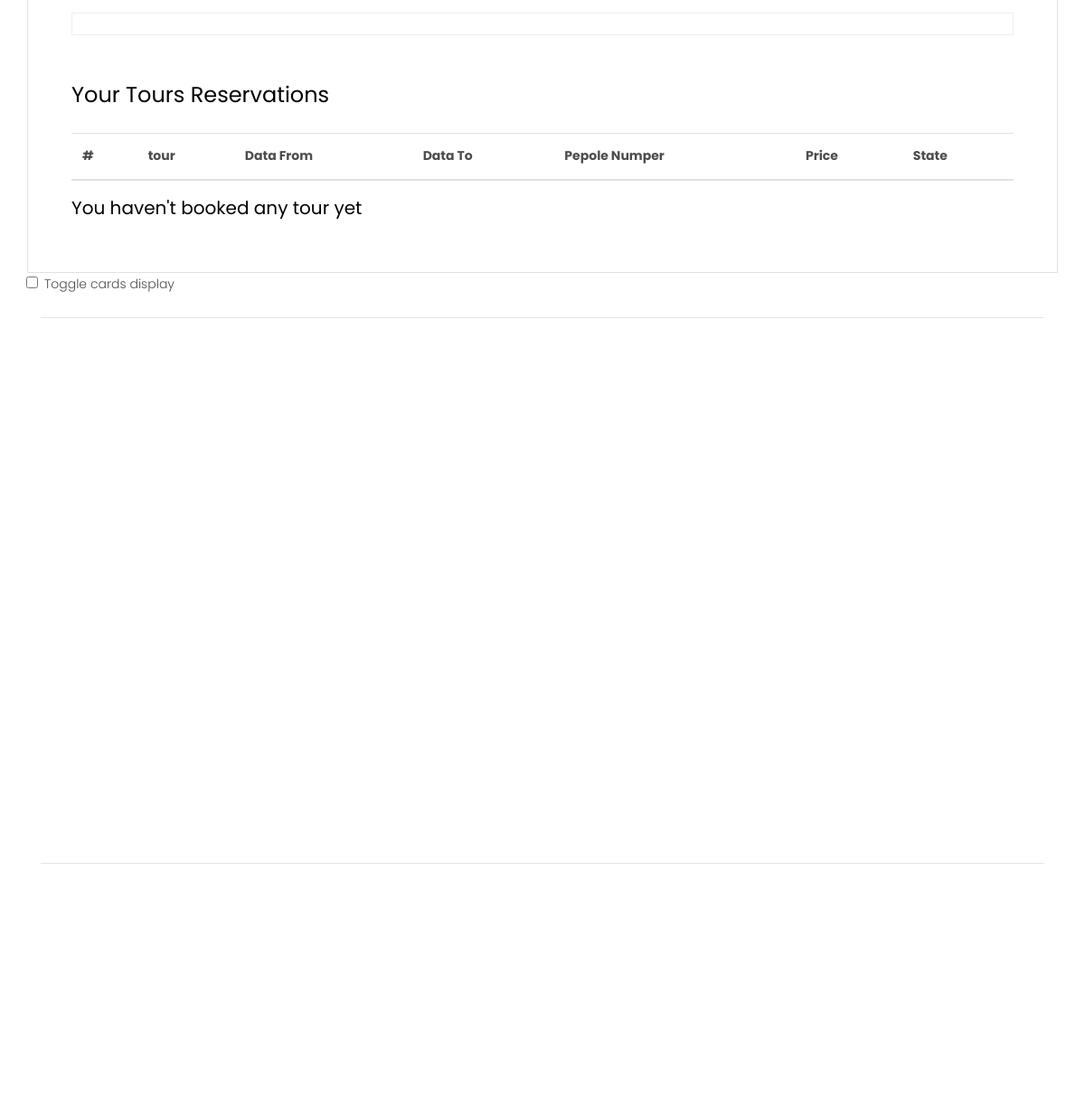
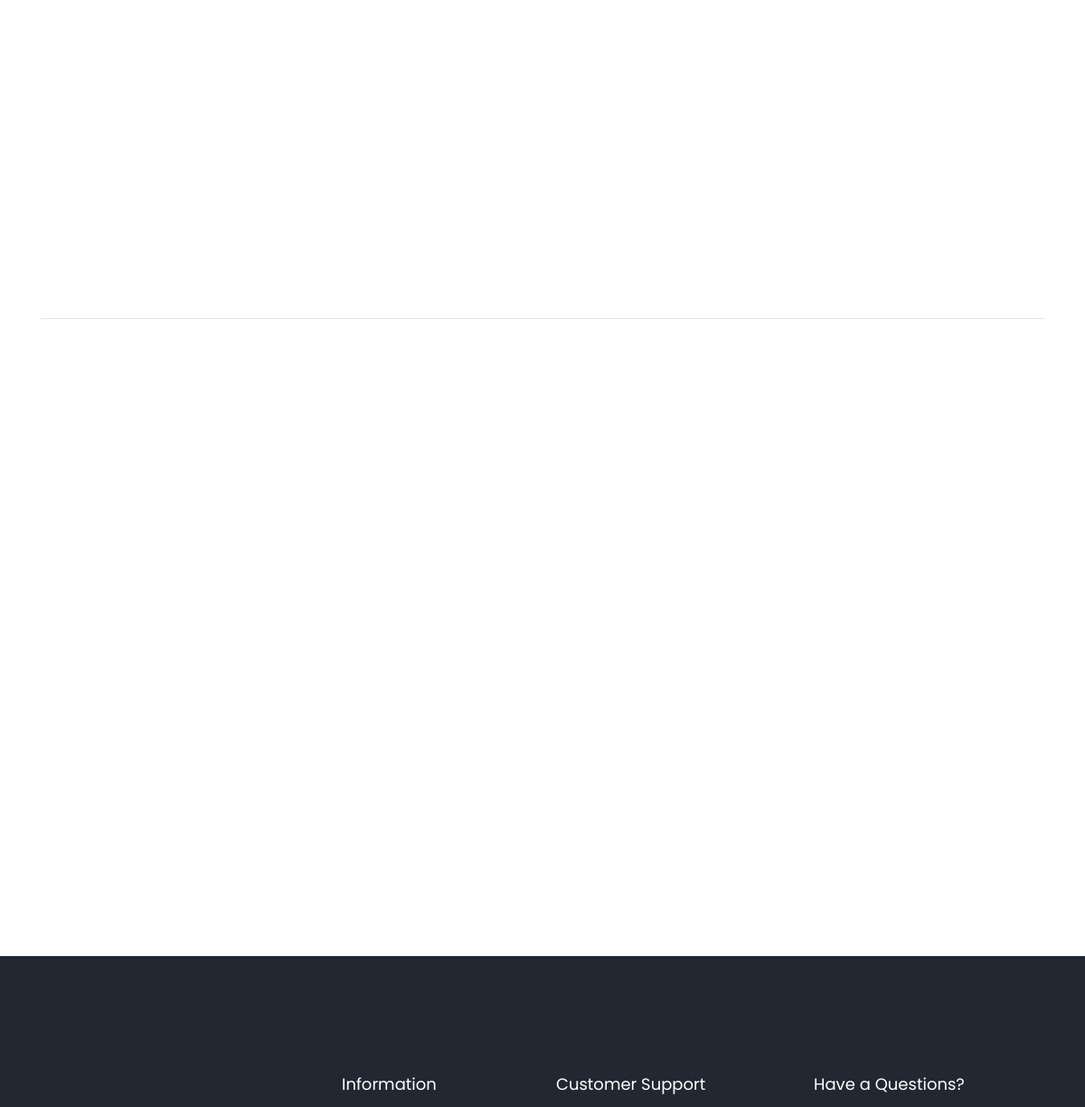
Before: /accounts/profile/admin/ (signed in, middle part) with the older database file (2 pictures, top to bottom).
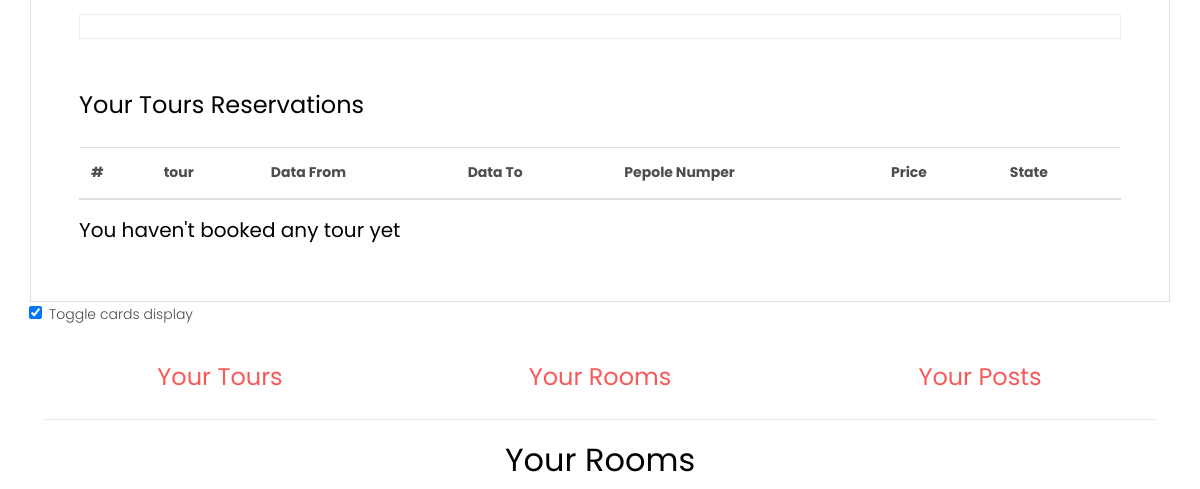
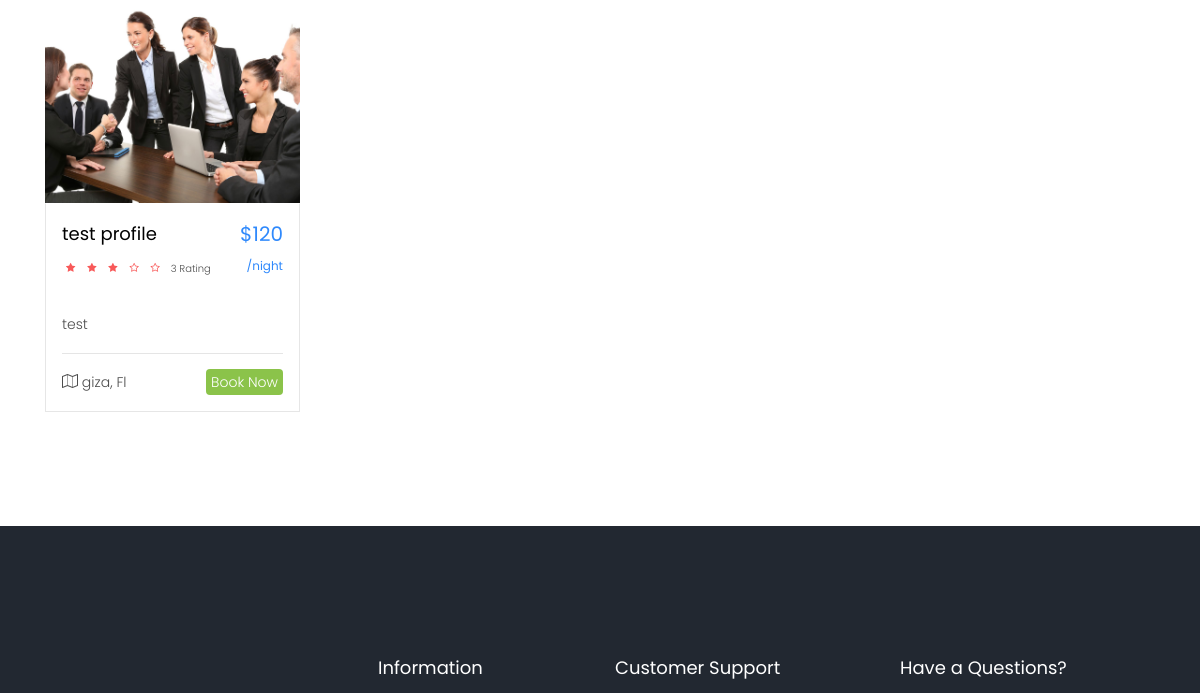
After: the same page with the newer database file (2 pictures, top to bottom).
### accounts/models.py (models this page shows, shortened)
class User(AbstractUser):
    email = models.EmailField('email address',unique=True)
    image = models.ImageField(upload_to=get_profile_image_filepath)
    country = CountryField(blank=True)
    city = models.CharField(max_length = 150,blank=True)
    phone_number = PhoneNumberField(blank=True)
    last_update = models.DateTimeField(auto_now=True)
    slug = models.SlugField(blank=True, null=True)
    toggle_cart_option = models.BooleanField(default=False)
    objects = MyUserManager()
    def get_profile_image_filename(self):
        if self.image:
            return'/media/'+ str(self.image)[str(self.image).index('profile_images/' + str(self.pk) +  ' - ' + str(self.username) + "/"):]
        else:
            return 'Not Image'
    def get_absolute_url(self):
        return reverse('accounts:profile', args=[self.slug])

### rooms/models.py (models this page shows, shortened)
class Room(models.Model):
    owner = models.ForeignKey(get_user_model(), on_delete=models.CASCADE)
    title = models.CharField(max_length = 150)
    price = models.PositiveIntegerField()
    total_rating = models.IntegerField(default=0,blank=True, null=True)
    city = models.ForeignKey(Place, on_delete=models.CASCADE)
    locality =models.CharField(max_length=50)
    street = models.CharField(max_length = 150)
    category = models.ForeignKey(Category, on_delete=models.CASCADE)
    descriptions = RichTextField()
    img = models.ImageField(upload_to='rooms/')
    days_number = models.PositiveIntegerField()
    data_from = models.DateField(auto_now_add=True,blank=True)
    data_to = models.DateField(auto_now_add=True,blank=True)
    created_at = models.DateTimeField(auto_now_add=True)
    update_at = models.DateTimeField(default=timezone.now)
    slug = models.SlugField(blank=True, null=True)
    active = models.BooleanField(default=True)
    def get_absolute_url(self):
        return reverse("rooms:hotel_room", kwargs={'slug':self.slug})
    def get_reservation_url(self):
        return '{}#reservation_form'.format(reverse("rooms:hotel_room", kwargs={'slug':self.slug}))

### main/models.py (models this page shows)
class Place(models.Model):
    name = models.CharField(max_length = 100)
    img = models.ImageField(upload_to='places/')
    created_at = models.DateTimeField(auto_now_add=True)
    def __str__(self):
        return self.name

### accounts/views.py (the view)
# urls.py: path('profile/<slug:slug>/',views.ProfileView.as_view(),name='profile'),
class ProfileView(LoginRequiredMixin,DetailView):
    model =  get_user_model()
    def get(self, request, *args, **kwargs):
        if self.kwargs['slug'] != self.request.user.slug:
            return redirect('accounts:profile',slug=self.request.user.slug)
        return super().get(request, *args, **kwargs)
    def get_context_data(self, **kwargs):
        context = super().get_context_data(**kwargs)
        context['object_list'] = Room.objects.filter(owner__slug=self.kwargs['slug'])
        return context

### blog/models.py (called while the page is built)
    def get_absolute_url(self):
        return reverse("blog:blog-detail", kwargs={"slug": self.slug})

### project/context_processors.py (called while the page is built)
def nav_links(request):
    urlpath = request.path
    cxt = {
        'urlpath':urlpath,
    }
    return cxt

def myfooter(request):
    info = Info.objects.last()
    cxt = {
        'myfooter':info,
    }
    return cxt

### tours/models.py (called while the page is built)
    @property
    def total_rating(self):
        rating_count= self.rating.all()
        rating = 0
        for i in rating_count:
            rating += i.rating
        if rating_count.exists():
            return int(rating/len(rating_count))
        return '0'

    def get_absolute_url(self):
        return reverse('tours:tour_detail',kwargs={'slug':self.slug})

    def get_reservation_url(self):
        return '{}#reservation_form'.format(reverse("tours:tour_detail", kwargs={'slug':self.slug}))

### accounts/templates/accounts/user_detail.html (shortened to what this page needs)
{% extends "base.html" %}
{% load static %}
{% block content %}
  <section class="ftco-section contact-section ftco-degree-bg">
      <div class="container">
      <div class="row border p-5">
        {% if request.user.is_superuser or request.user.is_staff%}
        {% include "accounts/user_profile_booking.html" %}
        {% endif %}
      </div>
      {% if request.user.is_superuser or request.user.is_staff%}
      <form id="show_moving_carts_form" method="POST" action="{% url 'accounts:toggle-profile-option' object.slug %}">
        <input onchange="$('#show_moving_carts_form').submit()" type="checkbox" {% if object.toggle_cart_option %}checked {% endif %} name="show_moving_carts" id="show_moving_carts" style="margin-left: -16px;margin-right:7px"><label for="show_moving_carts">Toggle cards display</label>
      </form>
      <div id="main_root_carts">
        {% if object.toggle_cart_option %}
        <div class="cards_head">
    <div class="row my-3" id="option_div">
      <div class="col-md-4" data-option='tours'><center><h5><h4 data-href="{% url 'accounts:profile-option' 'tours' %}" style='color: #f85959;cursor: pointer;'>Your Tours</h4></h5></center></div>
      <div class="col-md-4" data-option='rooms'><center><h5><h4 data-href="{% url 'accounts:profile-option' 'rooms' %}" style='color: #f85959;cursor: pointer;'>Your Rooms</h4></h5></center></div>
      <div class="col-md-4" data-option='posts'><center><h5><h4 data-href="{% url 'accounts:profile-option' 'posts' %}" style='color: #f85959;cursor: pointer;'>Your Posts</h4> </h5></center></div>
    </div>
    <hr>
      <center><h2 id="profile_option_title">Your Rooms</h2></center>
  </div>
  {% endif %}
          <div id="profile_option_div_row_root">
            {% if object.toggle_cart_option %}
              {% include "accounts/profile_option.html" %}
              {% else %}
              {% include "accounts/profile_option_2.html" %}
            {% endif %}
          </div>
      </div>
      {% else %}
      {% include "accounts/user_profile_booking.html" %}
      {% endif %}
    </div>
  </section>
{% endblock content %}

### accounts/templates/accounts/profile_option.html (shortened to what this page needs)
<div class="row">
    {% if title == 'posts' %}
        {% for post in object_list %}
          <div class="col-md-3 d-flex ftco-animate fadeInUp ftco-animated">
          <div class="blog-entry align-self-stretch">
            <a href="{{post.get_absolute_url}}" class="block-20" style="background-image: url('{{post.img.url}}');">
            </a>
            <div class="text p-4 d-block">
                <span class="tag">{{post.tags.first}}, {{post.tags.last}}</span>
              <h3 class="heading mt-3"><a href="{{post.get_absolute_url}}">{{post.title}}</a></h3>
              <div class="meta mb-3">
                <div><a href="{{post.get_absolute_url}}">{{post.created_at|date:'F j Y'}}</a></div>
                <div><a href="{{post.get_absolute_url}}">{{post.author.username}}</a></div>
                <div><a href="{{post.get_absolute_url}}#disqus_threads" class="meta-chat"><span class="icon-chat"></span> </a></div>
              </div>
            </div>
          </div>
                  {% empty %}
        <center style="margin: auto;"><h2>Not Found</h2></center>
        {% endfor %}
    {% else %}
    {% for obj in object_list %}
        <div class="col-md-3 ftco-animate fadeInUp ftco-animated">
        <div class="destination">
          <a href="{{obj.get_absolute_url}}" class="img img-2 d-flex justify-content-center align-items-center" style="background-image: url({{obj.img.url}});">
          </a>
          <div class="text p-3">
            <div class="d-flex">
              <div class="one">
                <h3><a href="{{obj.get_absolute_url}}">{{obj.title}}</a></h3>
                <p class="rate">
                  {% for i in '12345'|make_list %}
                    {% if forloop.counter <= obj.total_rating %}
                      <i class="icon-star"></i>
                      {% else %}
                      <i class="icon-star-o"></i>
                    {% endif %}
                      {% empty %}
                      <i class="icon-star-o"></i>
                      <i class="icon-star-o"></i>
                      <i class="icon-star-o"></i>
                      <i class="icon-star-o"></i>
                      <i class="icon-star-o"></i>
                  {% endfor %}
                  <span style="padding-left: 3px;">{{ obj.total_rating }} Rating</span>
                </p>
              </div>
              <div class="two">
                <span class="price per-price">${{obj.price}}<br><small>/night</small></span>
              </div>
            </div>
            <p>{{obj.descriptions|safe|truncatechars:95}}</p>
            <hr>
            <p class="bottom-area d-flex">
              <span><i class="icon-map-o"></i> {{obj.city.name}}, Fl</span>
              <span class="ml-auto"><a href="{{obj.get_reservation_url}}">Book Now</a></span>
            </p>
          </div>
        </div>
          </div>
        {% empty %}
        <center style="margin: auto;"><h2>Not Found</h2></center>
        {% endfor %}
    {% endif %}
</div>
    </div>

Changed rows visible on the page:
changed User: toggle_cart_option "☐" → "☑"
now on this page (row unchanged): Room: img (picture), title "test profile", total_rating "3", price "120", descriptions "test", city.name "giza"
Other visible differences:
text now shown: "Your Tours Your Rooms Your Posts Your Rooms"
